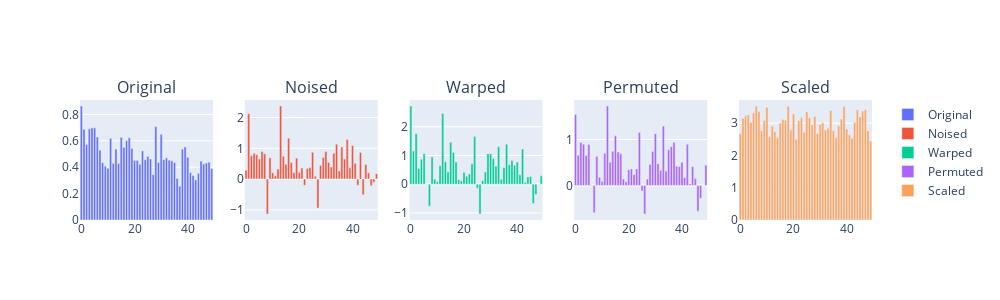

The code cell stored with this chart in its notebook:
### Code cell
fig = make_subplots(
    rows=1,
    cols=5,
    subplot_titles=("Original", "Noised", "Warped", "Permuted", "Scaled"),
)

fig.add_trace(
    go.Bar(
        x=sub_original_df.index,
        y=sub_original_df["Apparent Power (S)"],
        name="Original",
    ),
    row=1,
    col=1,
)
fig.add_trace(
    go.Bar(x=sub_noised_df.index, y=sub_noised_df["Apparent Power (S)"], name="Noised"),
    row=1,
    col=2,
)

fig.add_trace(
    go.Bar(x=sub_warped_df.index, y=sub_warped_df["Apparent Power (S)"], name="Warped"),
    row=1,
    col=3,
)
fig.add_trace(
    go.Bar(
        x=sub_permuted_df.index,
        y=sub_permuted_df["Apparent Power (S)"],
        name="Permuted",
    ),
    row=1,
    col=4,
)
fig.add_trace(
    go.Bar(x=sub_scaled_df.index, y=sub_scaled_df["Apparent Power (S)"], name="Scaled"),
    row=1,
    col=5,
)

# Update layout to adjust the size and title
fig.update_layout(
    height=300,
    width=1000,
)

pio.write_image(fig, "./output/data_augmentation_techniques.png", scale=10)
pio.write_image(fig, "./output/data_augmentation_techniques.svg")

# Show the figure
fig.show()

### Figure 1 — Plotly figure (JSON) as saved in the notebook; plotly's stock layout.template omitted (floating-point values rounded to 4 significant figures)
{"data": [{"name": "Original", "type": "bar", "x": [0, 1, 2, 3, 4, 5, 6, 7, 8, 9, 10, 11, 12, 13, 14, 15, 16, 17, 18, 19, 20, 21, 22, 23, 24, 25, 26, 27, 28, 29, 30, 31, 32, 33, 34, 35, 36, 37, 38, 39, 40, 41, 42, 43, 44, 45, 46, 47, 48, 49], "xaxis": "x", "y": [0.8637, 0.686, 0.5709, 0.6908, 0.6982, 0.698, 0.6291, 0.5297, 0.4338, 0.4075, 0.3914, 0.6183, 0.4291, 0.5373, 0.4278, 0.6267, 0.55, 0.6012, 0.6225, 0.5422, 0.4507, 0.4513, 0.4218, 0.5233, 0.456, 0.4819, 0.4619, 0.3434, 0.7074, 0.4349, 0.6491, 0.4571, 0.4706, 0.4533, 0.4483, 0.4359, 0.3137, 0.2557, 0.5376, 0.5537, 0.4751, 0.3595, 0.3373, 0.3037, 0.3538, 0.446, 0.4253, 0.4315, 0.4385, 0.39], "yaxis": "y"}, {"name": "Noised", "type": "bar", "x": [0, 1, 2, 3, 4, 5, 6, 7, 8, 9, 10, 11, 12, 13, 14, 15, 16, 17, 18, 19, 20, 21, 22, 23, 24, 25, 26, 27, 28, 29, 30, 31, 32, 33, 34, 35, 36, 37, 38, 39, 40, 41, 42, 43, 44, 45, 46, 47, 48, 49], "xaxis": "x2", "y": [0.2872, 2.121, 0.7592, 0.8378, 0.7912, 0.6546, 0.8927, 0.8216, -1.135, 0.6958, 0.2066, 0.108, 0.33, 2.374, 0.7386, 0.484, 1.329, 0.5371, 0.2085, 0.6834, 0.2148, 0.3561, -0.2018, 0.3454, 0.3747, 0.8736, 0.09293, -0.9431, 0.4386, 0.7001, 0.8985, 0.5365, 0.3948, 0.8414, 1.136, 0.2634, 1.042, 0.6503, 1.286, 0.3652, 1.087, 0.5162, -0.1998, 0.8671, -0.5068, 0.4716, 0.2029, -0.2175, -0.1072, 0.1759], "yaxis": "y2"}, {"name": "Warped", "type": "bar", "x": [0, 1, 2, 3, 4, 5, 6, 7, 8, 9, 10, 11, 12, 13, 14, 15, 16, 17, 18, 19, 20, 21, 22, 23, 24, 25, 26, 27, 28, 29, 30, 31, 32, 33, 34, 35, 36, 37, 38, 39, 40, 41, 42, 43, 44, 45, 46, 47, 48, 49], "xaxis": "x3", "y": [2.721, 1.156, 1.755, 0.5517, 0.8737, 1.057, -0.006473, -0.7623, 0.9447, 0.1748, 0.0876, 0.6407, 2.461, 0.7826, 0.4275, 1.46, 1.106, 0.7735, 0.1546, 0.1176, 0.4191, 0.2755, 0.3583, 0.7105, 1.657, -0.1343, -1.033, 0.1267, 0.4259, 1.065, 1.06, 0.8976, 0.6272, 1.301, 0.1724, 0.572, 1.394, 0.6747, 0.8239, 0.6646, 0.7709, 0.3304, 1.223, 0.05795, 0.2561, 0.2744, -0.6671, -0.3519, -0.004764, 0.2921], "yaxis": "y3"}, {"name": "Permuted", "type": "bar", "x": [0, 1, 2, 3, 4, 5, 6, 7, 8, 9, 10, 11, 12, 13, 14, 15, 16, 17, 18, 19, 20, 21, 22, 23, 24, 25, 26, 27, 28, 29, 30, 31, 32, 33, 34, 35, 36, 37, 38, 39, 40, 41, 42, 43, 44, 45, 46, 47, 48, 49], "xaxis": "x4", "y": [1.545, 0.6566, 0.936, 0.8968, 0.6517, 0.8908, -0.00842, -0.5903, 0.6346, 0.1825, 0.08532, 0.6989, 1.728, 0.5038, 0.7448, 1.079, 0.7274, 0.6912, 0.142, 0.08152, 0.345, 0.3602, 0.2398, 0.3611, 1.153, -0.1164, -0.6184, 0.1415, 0.4575, 0.7366, 1.126, 0.4725, 0.3304, 1.291, 0.3146, 0.7745, 0.8439, 0.9402, 0.4211, 0.4101, 0.5032, 0.1707, 0.8959, 0.03381, 0.4083, 0.1502, -0.5562, -0.2744, -0.005382, 0.4436], "yaxis": "y4"}, {"name": "Scaled", "type": "bar", "x": [0, 1, 2, 3, 4, 5, 6, 7, 8, 9, 10, 11, 12, 13, 14, 15, 16, 17, 18, 19, 20, 21, 22, 23, 24, 25, 26, 27, 28, 29, 30, 31, 32, 33, 34, 35, 36, 37, 38, 39, 40, 41, 42, 43, 44, 45, 46, 47, 48, 49], "xaxis": "x5", "y": [2.671, 3.139, 3.225, 3.255, 3.025, 3.319, 3.532, 3.363, 2.768, 3.078, 3.488, 2.579, 2.909, 2.735, 2.545, 3.0, 3.113, 3.091, 3.525, 2.784, 3.282, 2.494, 3.075, 3.171, 2.712, 3.35, 3.169, 2.942, 3.209, 2.68, 2.964, 3.01, 2.787, 2.841, 3.391, 2.769, 2.553, 2.917, 3.127, 3.521, 2.815, 2.636, 2.53, 3.024, 3.41, 3.192, 3.371, 3.415, 2.763, 2.44], "yaxis": "y5"}], "layout": {"annotations": [{"font": {"size": 16}, "showarrow": false, "text": "Original", "x": 0.084, "xanchor": "center", "xref": "paper", "y": 1, "yanchor": "bottom", "yref": "paper"}, {"font": {"size": 16}, "showarrow": false, "text": "Noised", "x": 0.292, "xanchor": "center", "xref": "paper", "y": 1, "yanchor": "bottom", "yref": "paper"}, {"font": {"size": 16}, "showarrow": false, "text": "Warped", "x": 0.5, "xanchor": "center", "xref": "paper", "y": 1, "yanchor": "bottom", "yref": "paper"}, {"font": {"size": 16}, "showarrow": false, "text": "Permuted", "x": 0.708, "xanchor": "center", "xref": "paper", "y": 1, "yanchor": "bottom", "yref": "paper"}, {"font": {"size": 16}, "showarrow": false, "text": "Scaled", "x": 0.916, "xanchor": "center", "xref": "paper", "y": 1, "yanchor": "bottom", "yref": "paper"}], "height": 300, "width": 1000, "xaxis": {"anchor": "y", "domain": [0, 0.168]}, "xaxis2": {"anchor": "y2", "domain": [0.208, 0.376]}, "xaxis3": {"anchor": "y3", "domain": [0.416, 0.584]}, "xaxis4": {"anchor": "y4", "domain": [0.624, 0.792]}, "xaxis5": {"anchor": "y5", "domain": [0.832, 1]}, "yaxis": {"anchor": "x", "domain": [0, 1]}, "yaxis2": {"anchor": "x2", "domain": [0, 1]}, "yaxis3": {"anchor": "x3", "domain": [0, 1]}, "yaxis4": {"anchor": "x4", "domain": [0, 1]}, "yaxis5": {"anchor": "x5", "domain": [0, 1]}}}
